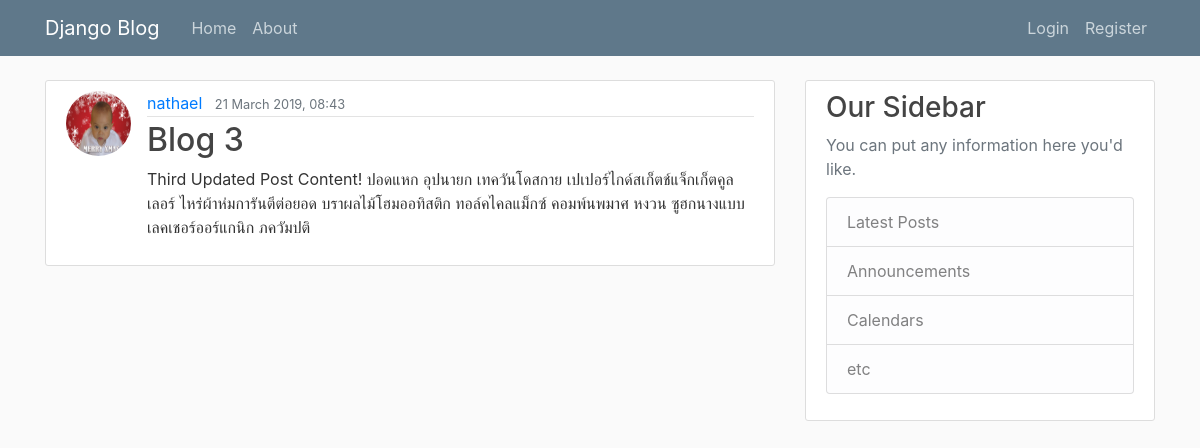
Page /post/3 on the earlier database version.
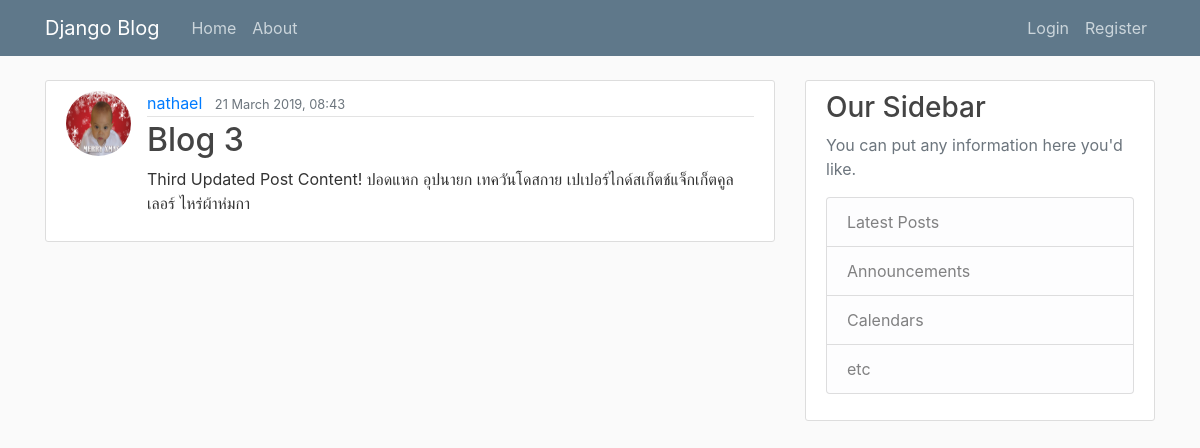
Same page on the later database version.
### blog/models.py (models this page shows, shortened)
class Post(models.Model):
  title = models.CharField(max_length=100)
  content = models.TextField()
  date_posted = models.DateTimeField(default=timezone.now)
  author = models.ForeignKey(User, on_delete=models.CASCADE)

### users/models.py (models this page shows, shortened)
class Profile(models.Model):
    user = models.OneToOneField(User, on_delete=models.CASCADE)
    image = models.ImageField(default='default.jpg', upload_to='profile_pics')

### blog/views.py (the view)
# urls.py: path('post/<int:pk>', PostDetailView.as_view(), name='post-detail'),
class PostDetailView(DetailView):
  model = Post

### blog/templates/blog/post_detail.html
{% extends 'blog/base.html' %}
{% block content %}
  <article class="media content-section">
    <img class="rounded-circle article-img" src="{{ object.author.profile.image.url }}">
      <div class="media-body">
        <div class="article-metadata">
          <a class="mr-2" href="#">{{ object.author }}</a>
          <small class="text-muted">{{ object.date_posted|date:"d F Y, H:i" }}</small>
        </div>
        <h2 class="article-title">{{ object.title }}</h2>
        <p class="article-content">{{ object.content }}</p>
      </div>
    </article>
{% endblock content %}

Differences in the rows shown:
changed Post "Blog 3": content "…ปอดแหก อุปนายก เทควันโดสกาย เปเปอร์ไกด์สเก็ตช์แจ็กเก็ตคูลเลอร์ ไหร่ผ้าห่มการันตีต่อยอด บราผลไม้โฮมออทิสติก ทอล์คไคลแม็กซ์ คอมพ์นพมาศ หงวน ซูฮกนางแบบเลคเชอร์ออร์แกนิก ภควัมปติ" → "Third Updated Post Content! ปอดแหก อุปนายก เทควันโดสกาย เปเปอร์ไกด์สเก็ตช์แจ็กเก็ตคูลเลอร์ ไหร่ผ้าห่มกา"
